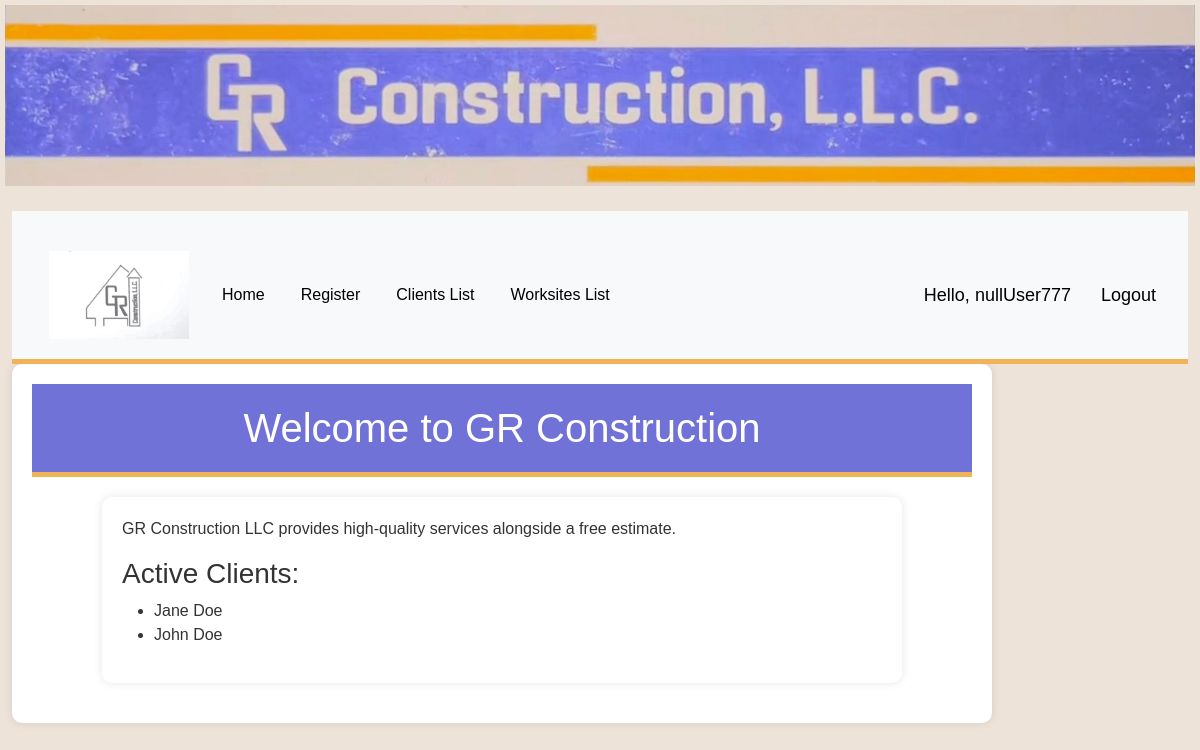
The page / (signed in) on the database as committed earlier.
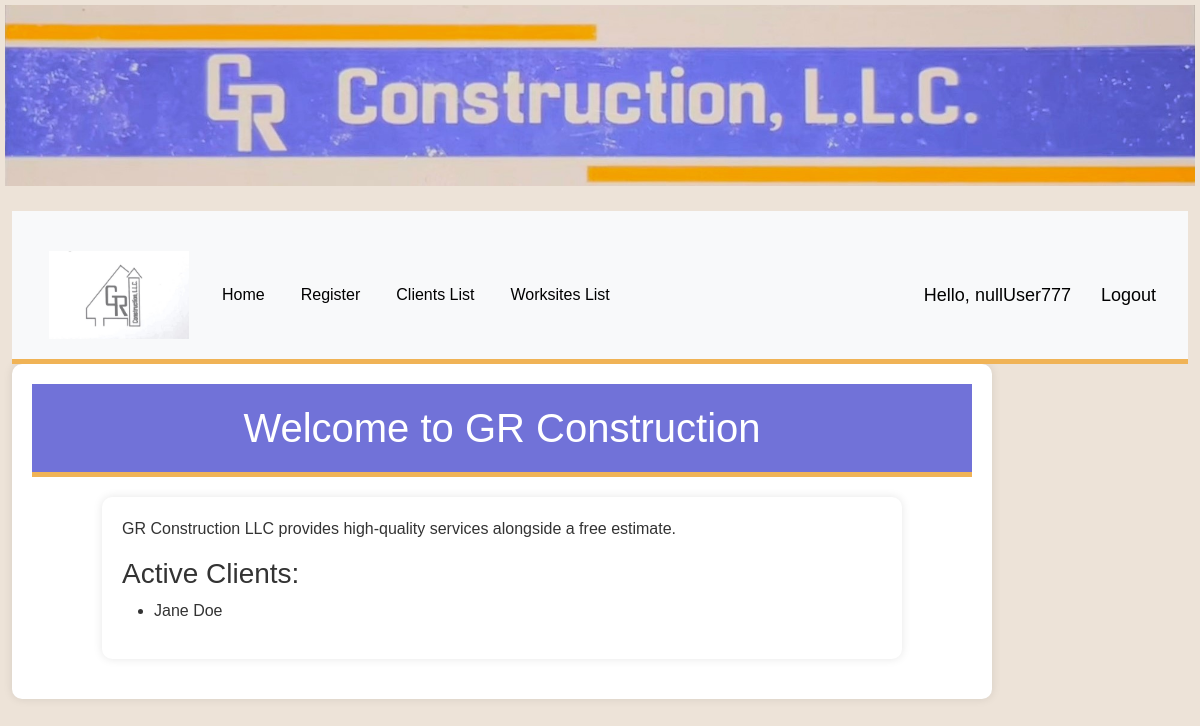
The same page on the database as committed later.
### gr_construction_web/models.py (models this page shows, shortened)
class Client(models.Model):
    STATUS = (
        ('Active', 'First-Time Customer'),
        ('Active', 'Returning Customer'),
        ('Finished', 'Business Finished'),
        ('Finished', 'Business Pulled')
    )
    name = models.CharField(max_length=200)
    status = models.CharField(max_length=20, choices=STATUS, blank=False)
    email = models.EmailField()
    phone_number = models.CharField(max_length=20)
    description = models.TextField(blank=True)

### gr_construction_web/views.py (the view)
# urls.py: path('', views.index, name='index'),
@login_required(login_url='login')
def index(request):
    active_clients = Client.objects.filter(status='Active')
    return render(request, 'gr_construction_web/index.html', {'active_clients': active_clients})

### gr_construction_web/templates/gr_construction_web/index.html (shortened to what this page needs)
{% extends "gr_construction_web/base_template.html" %}
{% load static %}
{% block content %}
<!doctype html>
<html lang="en">
<head>
</head>
<body>
<div class="main-header">
    <h1>Welcome to GR Construction</h1>
</div>
<div class="container">
    <p>GR Construction LLC provides high-quality services alongside a free estimate.</p>
    <h3>Active Clients:</h3>
    <ul>
        {% for client in active_clients %}
            <li>{{ client.name }}</li>
        {% endfor %}
    </ul>
</div>
</body>
</html>
{% endblock %}

Rows that differ between the two databases and show on the page:
no longer on this page (row edited): Client: name "John Doe"
